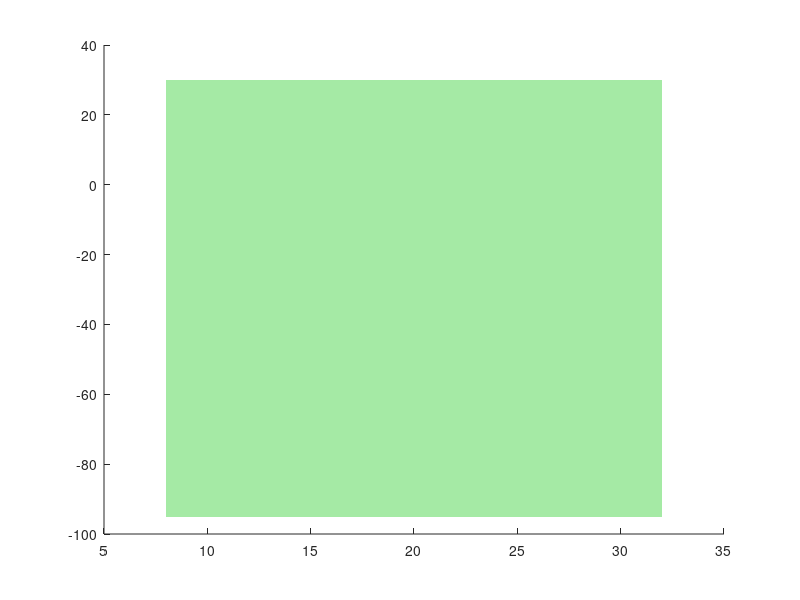

Recreate this plot in MATLAB. (Note: this script raises an error after producing the figure.)
a=gcf;

delete(findobj(a,'type','patch'));
a=patch('Faces',[1,2,3,4],'Vertices',[8,-95;32,-95;32,30;8,30],'facecolor',[165, 234, 165]/255,'facealpha',1,'edgecolor','none');
uistack(a,'bottom')

a=patch('Faces',[1,2,3,4],'Vertices',[60,-95;200,-95;200,30;60,30],'facecolor',[164, 234, 225]/255,'facealpha',1,'edgecolor','none');
uistack(a,'bottom')

set(gcf,'color','w')
set(gca,'linewidth',2.5)
set(findobj(gca,'type','line'),'linewidth',2.5)

legend(findobj(gca,'type','line'),{'Flexion','Baseline'})
set(gca,'fontsize',18)
axis tight
ylim([-100,-20]);
xlim([0,250]);
set(gca,'fontweight','bold')
ylabel('PSD (dB)')
title('S2 Flexion C63');
%%
set(gcf,'position',[100,100,500,400])
set(gca,'position',[0.13,0.15,0.75,0.78])
%%
title('S1 time-frequency map')
hold on
plot([-1.5,1.5],[8,8],'k:','linewidth',2)
hold on
plot([-1.5,1.5],[32,32],'k:','linewidth',2)
hold on
plot([-1.5,1.5],[60,60],'k:','linewidth',2)
hold on
plot([-1.5,1.5],[200,200],'k:','linewidth',2)
set(gca,'ytick',[8,32,60,200])
set(gca,'yticklabel',{'8','32','60','200'})

%%
set(gcf,'position',[100,100,500,380])
set(gca,'fontsize',18)
set(gca,'fontweight','bold')
